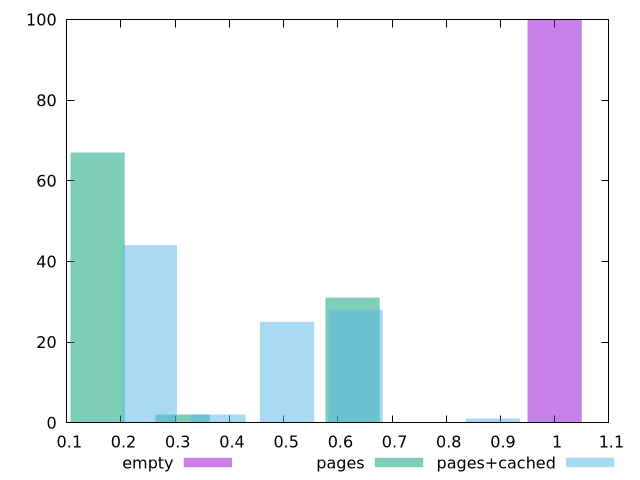

gnuplot code for this plot:
$_empty <<EOF
1 100
EOF
$_pages <<EOF
0.3135945283560581 2
0.6271890567121162 31
0.15679726417802906 67
EOF
$_pagesCached <<EOF
0.3796631327377884 2
0.2531087551585256 44
0.632771887896314 28
0.5062175103170512 25
0.8858806430548396 1
EOF
set key outside below
set terminal pngcairo
set output "report_00004_2020-11-02T20-21-41.718Z/cumulative-layout-shift/cumulative-layout-shift_empty_pages_pages+cached+hist.png"
set boxwidth 0.1
set style fill transparent solid 0.5 noborder
set yrange [0:100]
plot $_empty title "empty" with boxes ,$_pages title "pages" with boxes ,$_pagesCached title "pages+cached" with boxes ,
